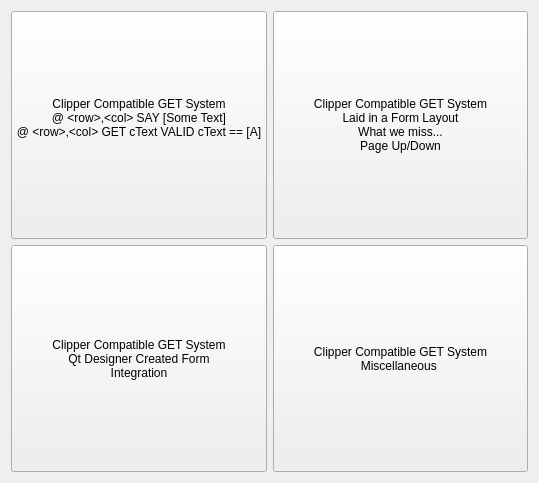
<?xml version="1.0" encoding="UTF-8"?>
<ui version="4.0">
 <class>Form</class>
 <widget class="QWidget" name="Form">
  <property name="geometry">
   <rect>
    <x>0</x>
    <y>0</y>
    <width>539</width>
    <height>483</height>
   </rect>
  </property>
  <property name="windowTitle">
   <string>HbQt Validator </string>
  </property>
  <layout class="QGridLayout" name="gridLayout">
   <item row="0" column="0">
    <widget class="QPushButton" name="btnClipper">
     <property name="sizePolicy">
      <sizepolicy hsizetype="Expanding" vsizetype="Expanding">
       <horstretch>0</horstretch>
       <verstretch>0</verstretch>
      </sizepolicy>
     </property>
     <property name="text">
      <string>Clipper Compatible GET System
@ &lt;row&gt;,&lt;col&gt; SAY [Some Text]
@ &lt;row&gt;,&lt;col&gt; GET cText VALID cText == [A]
</string>
     </property>
    </widget>
   </item>
   <item row="0" column="1">
    <widget class="QPushButton" name="btnOOPLayout">
     <property name="sizePolicy">
      <sizepolicy hsizetype="Expanding" vsizetype="Expanding">
       <horstretch>0</horstretch>
       <verstretch>0</verstretch>
      </sizepolicy>
     </property>
     <property name="text">
      <string>Clipper Compatible GET System
Laid in a Form Layout
What we miss...
Page Up/Down</string>
     </property>
    </widget>
   </item>
   <item row="1" column="0">
    <widget class="QPushButton" name="btnUI">
     <property name="sizePolicy">
      <sizepolicy hsizetype="Expanding" vsizetype="Expanding">
       <horstretch>0</horstretch>
       <verstretch>0</verstretch>
      </sizepolicy>
     </property>
     <property name="text">
      <string>Clipper Compatible GET System
Qt Designer Created Form 
Integration</string>
     </property>
    </widget>
   </item>
   <item row="1" column="1">
    <widget class="QPushButton" name="btnMisc">
     <property name="sizePolicy">
      <sizepolicy hsizetype="Expanding" vsizetype="Expanding">
       <horstretch>0</horstretch>
       <verstretch>0</verstretch>
      </sizepolicy>
     </property>
     <property name="text">
      <string>Clipper Compatible GET System
Miscellaneous </string>
     </property>
    </widget>
   </item>
  </layout>
 </widget>
 <resources/>
 <connections/>
</ui>
